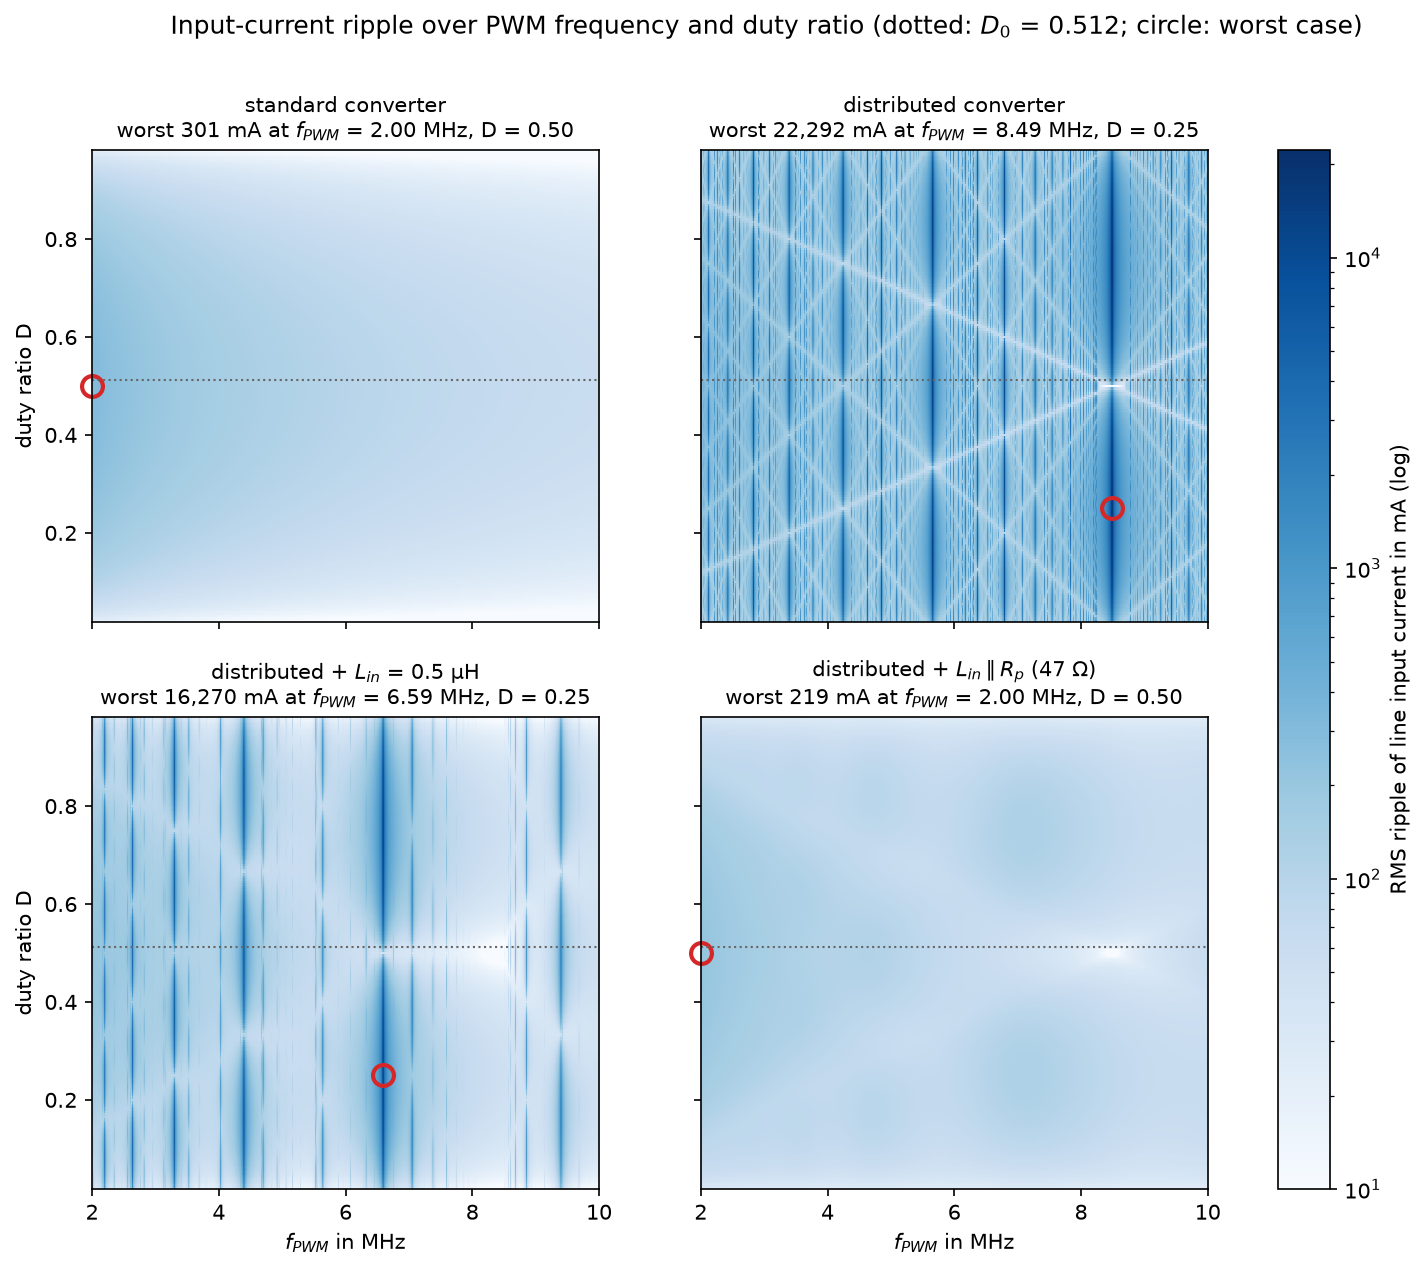

Reproduce this figure in Python.
"""Input-current ripple of the four plants over PWM frequency AND duty ratio
(transfer_functions.md, Section 8).

input_filter_design.py fixes D0 = 0.512. Here D is swept as well, because the
duty ratio sets the harmonic weights a_k = 2|sin(pi k D)| / (pi k): a harmonic
that sits on a line resonance can be strong at one D and vanish at another
(e.g. all even harmonics vanish at D = 0.5). The ripple (= standard deviation of
the line input current in steady state) is computed exactly as in
input_filter_design.py:

    I_rms,ripple(f_PWM, D) = sqrt( sum_k (a_k(D) |P(j k 2 pi f_PWM)|)^2 / 2 )

Run with:  uv run duty_sweep.py
"""

import matplotlib.pyplot as plt
import numpy as np
from matplotlib.colors import LogNorm

import bode as b

K = 40  # number of PWM harmonics
D0 = 0.512  # paper's operating point, Eq. (26)

k = np.arange(1, K + 1)
f_pwm = np.linspace(2e6, 10e6, 1601)
D = np.linspace(0.02, 0.98, 193)
a2 = (2 * np.sin(np.pi * np.outer(D, k)) / (np.pi * k)) ** 2  # (D, k)


def ripple_map(P_fn):
    """RMS ripple [A] on the (D, f_PWM) grid."""
    P2 = np.abs(P_fn(2j * np.pi * np.outer(f_pwm, k))) ** 2  # (f, k)
    return np.sqrt(a2 @ P2.T / 2)  # (D, f)


def main():
    plants = {
        "standard converter": b.P_lumped,
        "distributed converter": b.P_distributed,
        rf"distributed + $L_{{in}}$ = {b.Lin * 1e6:g} µH": b.P_distributed_L,
        rf"distributed + $L_{{in}} \parallel R_p$ ({b.Rp:g} Ω)": b.P_distributed_LR,
    }
    maps = {name: ripple_map(fn) * 1e3 for name, fn in plants.items()}  # mA

    norm = LogNorm(vmin=10, vmax=max(m.max() for m in maps.values()))
    fig, axes = plt.subplots(2, 2, sharex=True, sharey=True, figsize=(12, 9))
    for ax, (name, r) in zip(axes.flat, maps.items()):
        mesh = ax.pcolormesh(f_pwm / 1e6, D, r, norm=norm, cmap="Blues", shading="auto")
        i, j = np.unravel_index(r.argmax(), r.shape)
        ax.plot(f_pwm[j] / 1e6, D[i], "o", mfc="none", mec="#d62728", mew=2, ms=10, clip_on=False)
        ax.axhline(D0, color="0.4", ls=":", lw=1)
        ax.set_title(
            f"{name}\nworst {r.max():,.0f} mA at "
            f"$f_{{PWM}}$ = {f_pwm[j] / 1e6:.2f} MHz, D = {D[i]:.2f}",
            fontsize=10,
        )
        print(
            f"{name:45s} worst {r.max():8.0f} mA at f = {f_pwm[j] / 1e6:6.3f} MHz,"
            f" D = {D[i]:.2f};  ripple at D0 worst {r[np.abs(D - D0).argmin()].max():6.0f} mA"
        )
    for ax in axes[1]:
        ax.set_xlabel(r"$f_{PWM}$ in MHz")
    for ax in axes[:, 0]:
        ax.set_ylabel("duty ratio D")
    fig.colorbar(mesh, ax=axes, label="RMS ripple of line input current in mA (log)")
    fig.suptitle(
        "Input-current ripple over PWM frequency and duty ratio "
        rf"(dotted: $D_0$ = {D0}; circle: worst case)"
    )
    fig.savefig("duty_sweep.png", dpi=150, bbox_inches="tight")
    print("saved duty_sweep.png")
    plt.show()


if __name__ == "__main__":
    main()
